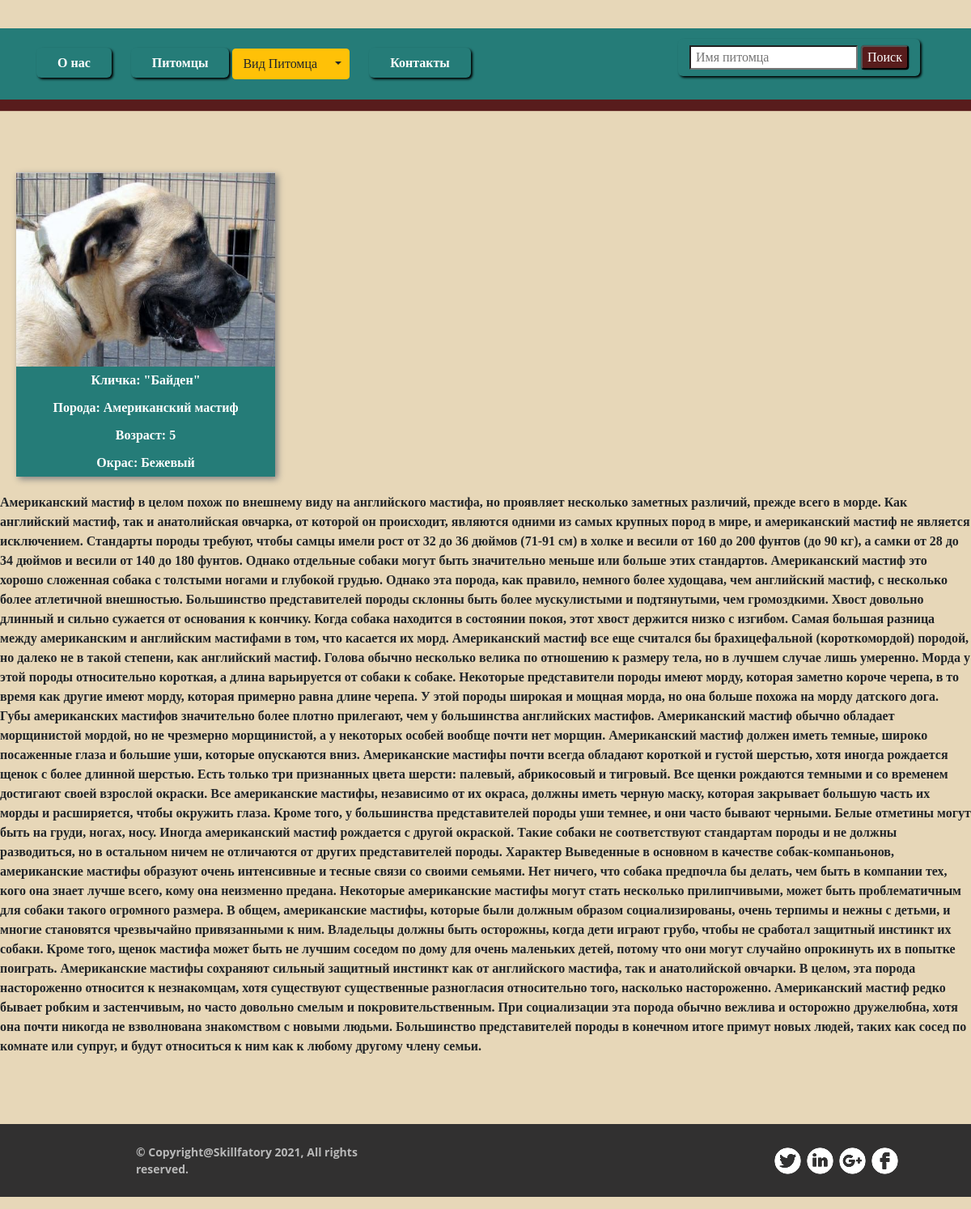
Page /pets/2f9876dc-8741-4838-9a95-b01b16fc8c8f on the committed database.
### pets/models.py (models this page shows, shortened)
class Pet(models.Model):
    id = models.UUIDField(primary_key=True, default=uuid.uuid4, verbose_name="Регистрационный номер")
    name = models.CharField(max_length=50, verbose_name='Кличка')
    age = models.SmallIntegerField(null=True, verbose_name='Возраст')
    type_of_animal = models.CharField(max_length=12, null=True, choices=Type.TYPE_ANIMALS, verbose_name='Вид животного')
    breed = models.ForeignKey(Breed, on_delete=models.SET_NULL, null=True, verbose_name='Порода')
    color = models.CharField(max_length=12, null=True, choices=Color.COLORS, verbose_name='Окрас')
    data = models.DateField(auto_now_add=True, null=True, verbose_name='Дата поступления')
    description = models.TextField(null=True, verbose_name='Описание')
    foto = models.ImageField(upload_to='foto_pet', blank=True, verbose_name='Фото')
    class Meta:
        verbose_name_plural = 'Питомцы'
        verbose_name = 'питомец'
        ordering = [ 'name' ]

class Breed(models.Model):
    title = models.CharField(max_length=50, verbose_name='Порода')
    class Meta:
        verbose_name_plural = 'Породы'
        verbose_name = 'порода'
    def __str__(self):
        return self.title

### pets/views.py (the view)
# urls.py: path('pets/<str:pk>', PetView.as_view()),
class PetView(DetailView):
    model = Pet

### pets/templates/pets/pet_detail.html
{% extends "layout/basic.html" %}
{% block content %}
<div class="pet">
    <img class="foto" src="{{ pet.foto.url }}" alt="">
    <p class="name">Кличка: "{{ pet.name }}"</p>
    <p class="name">Порода: {{ pet.breed }}</p>
    <p class="name">Возраст: {{ pet.age }}</p>
    <p class="name">Окрас: {{ pet.color }}</p>
</div>
    <p>{{ pet.description }}</p>
{% endblock %}

### pets/static/CSS/style.css (style rules this page uses)
.pet { display: flex; max-width: 320px; flex-direction: column; align-items: center; margin: 20px 20px; background-color: rgb(37, 124, 120); box-shadow: 3px 3px 8px gray; }
.foto { width: 320px; height: 240px; }
.name { margin: 5px; color: white; }

### rows in the picture
Pet: foto (picture), name "Байден", breed "Американский мастиф", age "5", color "Бежевый", description "Американский мастиф в целом похож по внешнему виду на английского мастифа, но проявляет несколько заметных различий, прежде всего в морде. Как английский мастиф, так и анатолийская овчарка, от которой он происходит, являются одними из самых крупных пород в мире, и американский мастиф не является исключением. Стандарты породы требуют, чтобы самцы имели рост от 32 до 36 дюймов (71-91 см) в холке и весили от 160 до 200 фунтов (до 90 кг), а самки от 28 до 34 дюймов и весили от 140 до 180 фунтов. Однако отдельные собаки могут быть значительно меньше или больше этих стандартов. Американский мастиф это хорошо сложенная собака с толстыми ногами и глубокой грудью. Однако эта порода, как правило,…"
